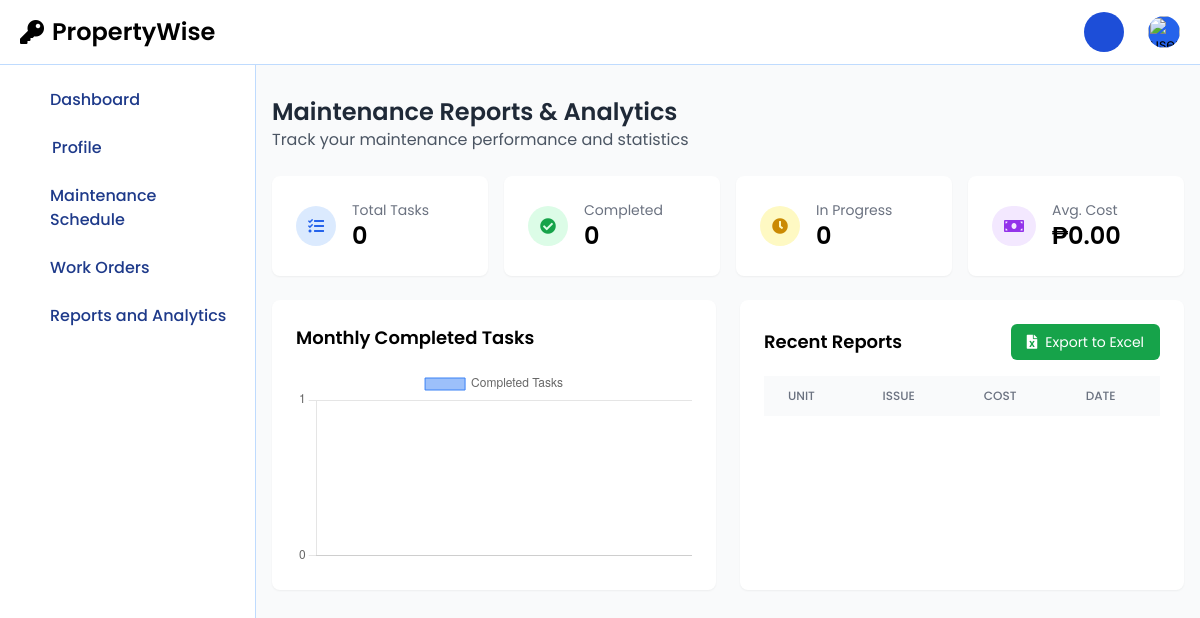
/staff/staffReports.php (signed in), run on an earlier commit of the app's database.
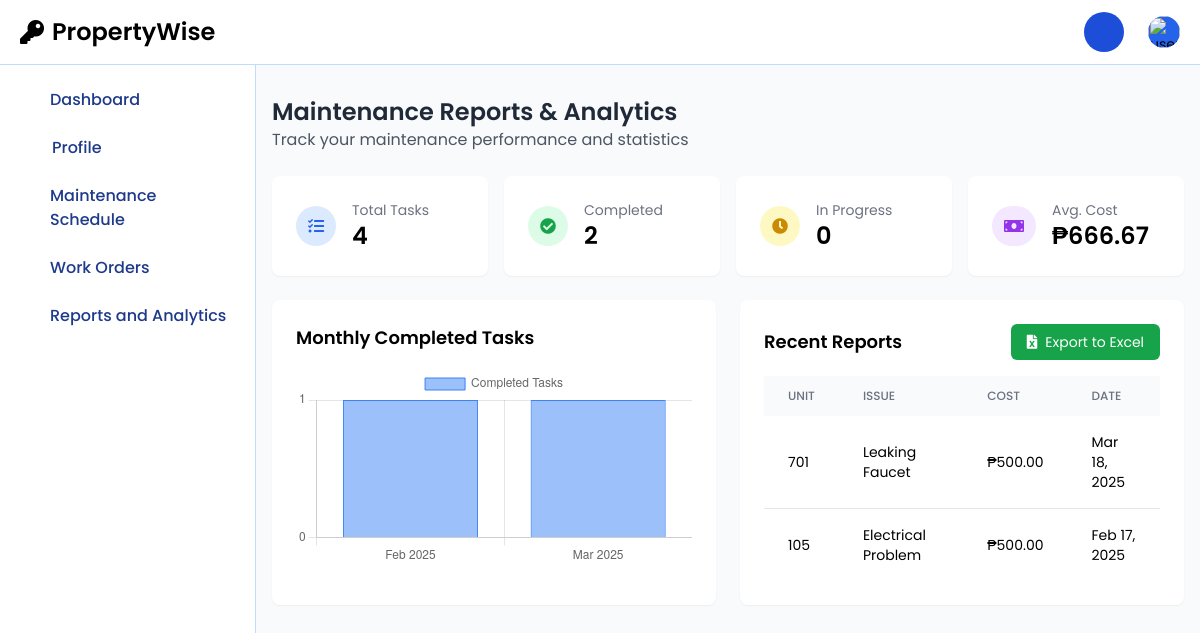
And on a later commit of the database.
### tables this page shows
CREATE TABLE `maintenance_requests` (
  `id` int(11) NOT NULL,
  `user_id` int(11) NOT NULL,
  `unit` varchar(50) NOT NULL,
  `issue` varchar(100) NOT NULL,
  `description` text NOT NULL,
  `action_taken` text DEFAULT NULL,
  `maintenance_cost` decimal(10,2) DEFAULT NULL,
  `completion_date` datetime DEFAULT NULL,
  `service_date` date NOT NULL,
  `status` enum('Pending','In Progress','Completed') DEFAULT 'Pending',
  `report_pdf` varchar(255) DEFAULT NULL,
  `image` varchar(255) DEFAULT NULL,
  `created_at` timestamp NOT NULL DEFAULT current_timestamp(),
  `updated_at` timestamp NOT NULL DEFAULT current_timestamp() ON UPDATE current_timestamp(),
  `assigned_to` int(11) DEFAULT NULL,
  `priority` enum('high','medium','low') NOT NULL DEFAULT 'medium',
  `archived` tinyint(1) DEFAULT 0
);

### staff/staffReports.php (the view, shortened to what the changed rows need)
<?php
require '../session/db.php';
$staff_id = $_SESSION['staff_id'];
$stats_query = "SELECT
    COUNT(*) as total_tasks,
    SUM(CASE WHEN status = 'Completed' THEN 1 ELSE 0 END) as completed_tasks,
    SUM(CASE WHEN status = 'In Progress' THEN 1 ELSE 0 END) as ongoing_tasks,
    AVG(maintenance_cost) as avg_cost,
    SUM(maintenance_cost) as total_cost
FROM maintenance_requests
WHERE assigned_to = ? AND archived = 0";
$stmt = $conn->prepare($stats_query);
$stmt->bind_param("i", $staff_id);
$stmt->execute();
$stats = $stmt->get_result()->fetch_assoc();
$monthly_query = "SELECT
    DATE_FORMAT(completion_date, '%Y-%m') as month,
    COUNT(*) as completed_count
FROM maintenance_requests
WHERE assigned_to = ?
    AND status = 'Completed'
    AND completion_date IS NOT NULL
GROUP BY month
ORDER BY month DESC
LIMIT 6";
$stmt = $conn->prepare($monthly_query);
$stmt->bind_param("i", $staff_id);
$stmt->execute();
$monthly_data = $stmt->get_result()->fetch_all(MYSQLI_ASSOC);
$reports_query = "SELECT
    mr.*,
    p.unit_type
FROM maintenance_requests mr
JOIN property p ON mr.unit = p.unit_no
WHERE mr.assigned_to = ?
AND mr.status = 'Completed'
ORDER BY mr.completion_date DESC
LIMIT 10";
$stmt = $conn->prepare($reports_query);
$stmt->bind_param("i", $staff_id);
$stmt->execute();
$recent_reports = $stmt->get_result()->fetch_all(MYSQLI_ASSOC);
?>
<!DOCTYPE html>
<html lang="en">
<head>
    <script src="https://cdn.tailwindcss.com"></script>
    <link rel="stylesheet" href="https://cdnjs.cloudflare.com/ajax/libs/font-awesome/5.15.4/css/all.min.css">
</head>
<body class="bg-gray-50">
<?php include('staffNavbar.php'); ?>
<?php include('staffSidebar.php'); ?>
<div class="p-4 sm:ml-64">
    <div class="mt-20">
        <div class="mb-6">
            <h1 class="text-2xl font-semibold text-gray-800">Maintenance Reports & Analytics</h1>
        </div>
        <div class="grid grid-cols-1 md:grid-cols-2 lg:grid-cols-4 gap-4 mb-6">
            <div class="bg-white rounded-lg p-6 shadow-sm">
                <div class="flex items-center">
                    <div class="ml-4">
                        <h3 class="text-gray-500 text-sm">Total Tasks</h3>
                        <p class="text-2xl font-semibold"><?= $stats['total_tasks'] ?? 0 ?></p>
                    </div>
                </div>
            </div>
            <div class="bg-white rounded-lg p-6 shadow-sm">
                <div class="flex items-center">
                    <div class="ml-4">
                        <h3 class="text-gray-500 text-sm">Completed</h3>
                        <p class="text-2xl font-semibold"><?= $stats['completed_tasks'] ?? 0 ?></p>
                    </div>
                </div>
            </div>
            <div class="bg-white rounded-lg p-6 shadow-sm">
                <div class="flex items-center">
                    <div class="ml-4">
                        <h3 class="text-gray-500 text-sm">Avg. Cost</h3>
                        <p class="text-2xl font-semibold">₱<?= number_format($stats['avg_cost'] ?? 0, 2) ?></p>
                    </div>
                </div>
            </div>
        </div>
        <div class="grid grid-cols-1 lg:grid-cols-2 gap-6 mb-6">
            <div class="bg-white p-6 rounded-lg shadow-sm">
                <h3 class="text-lg font-semibold mb-4">Monthly Completed Tasks</h3>
                <canvas id="monthlyChart"></canvas>
            </div>
            <div class="bg-white p-6 rounded-lg shadow-sm">
                <div class="overflow-x-auto">
                    <table class="min-w-full">
                        <thead>
                            <tr class="bg-gray-50">
                                <th class="px-6 py-3 text-left text-xs font-medium text-gray-500 uppercase">Unit</th>
                                <th class="px-6 py-3 text-left text-xs font-medium text-gray-500 uppercase">Issue</th>
                                <th class="px-6 py-3 text-left text-xs font-medium text-gray-500 uppercase">Cost</th>
                                <th class="px-6 py-3 text-left text-xs font-medium text-gray-500 uppercase">Date</th>
                            </tr>
                        </thead>
                        <tbody class="divide-y divide-gray-200">
                            <?php foreach ($recent_reports as $report): ?>
                            <tr>
                                <td class="px-6 py-4 text-sm"><?= htmlspecialchars($report['unit']) ?></td>
                                <td class="px-6 py-4 text-sm"><?= htmlspecialchars($report['issue']) ?></td>
                                <td class="px-6 py-4 text-sm">₱<?= number_format($report['maintenance_cost'], 2) ?></td>
                                <td class="px-6 py-4 text-sm"><?= date('M d, Y', strtotime($report['completion_date'])) ?></td>
                            </tr>
                            <?php endforeach; ?>
                        </tbody>
                    </table>
                </div>
            </div>
        </div>
    </div>
</div>
<script>
// Initialize Monthly Chart
const monthlyData = <?= json_encode($monthly_data) ?>;
const labels = monthlyData.map(item => {
    const [year, month] = item.month.split('-');
    return new Date(year, month - 1).toLocaleDateString('en-US', { month: 'short', year: 'numeric' });
}).reverse();
const values = monthlyData.map(item => item.completed_count).reverse();
new Chart(document.getElementById('monthlyChart'), {
    type: 'bar',
    data: {
        labels: labels,
        datasets: [{
            label: 'Completed Tasks',
            data: values,
            backgroundColor: 'rgba(59, 130, 246, 0.5)',
            borderColor: 'rgb(59, 130, 246)',
            borderWidth: 1
        }]
    },
    options: {
        responsive: true,
        scales: {
            y: {
                beginAtZero: true,
                ticks: {
                    stepSize: 1
                }
            }
        }
    }
});
</script>
</body>
</html>

What changed in the data, as far as the page shows it:
added maintenance_requests: unit "701", issue "Leaking Faucet", maintenance_cost "500.00", completion_date "Mar 18, 2025"
added maintenance_requests: unit "105", issue "Electrical Problem", maintenance_cost "500.00", completion_date "Feb 17, 2025"
Also different on the page:
$stats['total_tasks']: "0" → "4"
$stats['completed_tasks']: "0" → "2"
$stats['avg_cost']: "0.00" → "666.67"
chart data {{ json_encode($monthly_data) }}: [] → [{"month":"2025-03","completed_count":1},{"month":"2025-02","completed_count":1}]
